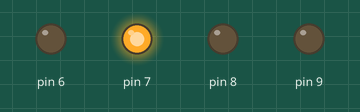
This sketch was run on a simulated Arduino Uno, built with avr-gcc and run on an emulated ATmega328P. Shown: output pins drawn as LEDs (lit = HIGH).

Above: at 0.1 s.
Timing chart, 0 to 1.6 s (numbered marks = the images above):
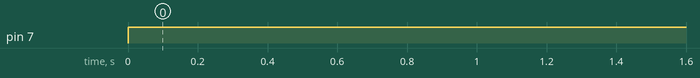

The sketch:

Blink.ino
```cpp
int data=0;
void setup() {
  Serial.begin(9600);
  pinMode(7, OUTPUT);
  pinMode(6, OUTPUT);
   pinMode(9, OUTPUT);
  pinMode(8, OUTPUT);
}

void loop() {
  digitalWrite(7, HIGH);
   digitalWrite(6, LOW);


}
```

Measured:
- by itself, pin 7: LOW → HIGH at 0.00 s
